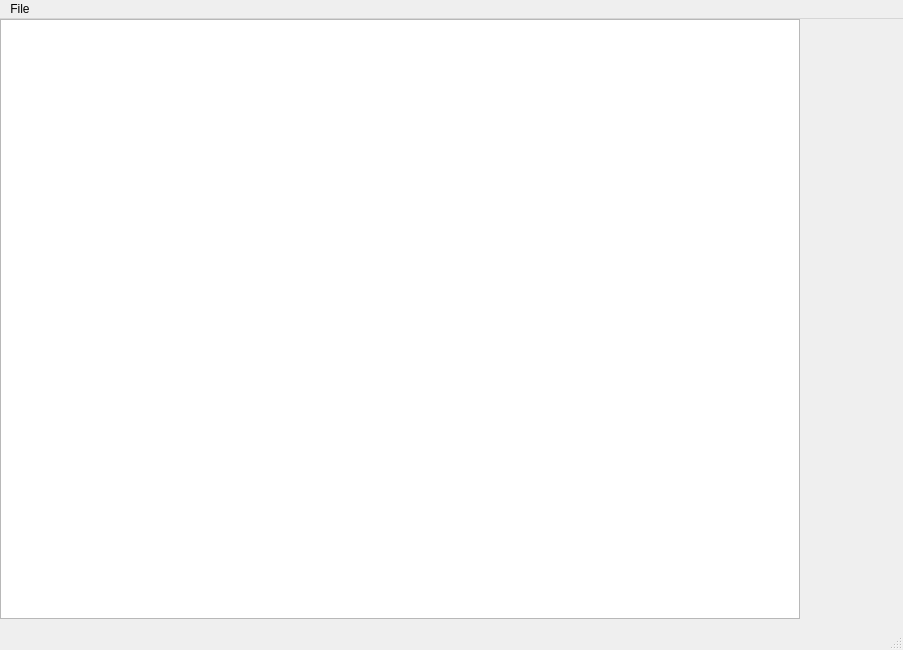
<?xml version="1.0" encoding="UTF-8"?>
<ui version="4.0">
 <class>ChartViewerWin</class>
 <widget class="QMainWindow" name="ChartViewerWin">
  <property name="geometry">
   <rect>
    <x>0</x>
    <y>0</y>
    <width>903</width>
    <height>650</height>
   </rect>
  </property>
  <property name="windowTitle">
   <string>MainWindow</string>
  </property>
  <widget class="QWidget" name="centralwidget">
   <widget class="QGraphicsView" name="graphicsView">
    <property name="geometry">
     <rect>
      <x>0</x>
      <y>0</y>
      <width>800</width>
      <height>600</height>
     </rect>
    </property>
    <property name="sizePolicy">
     <sizepolicy hsizetype="Maximum" vsizetype="Maximum">
      <horstretch>1</horstretch>
      <verstretch>1</verstretch>
     </sizepolicy>
    </property>
   </widget>
  </widget>
  <widget class="QMenuBar" name="menubar">
   <property name="geometry">
    <rect>
     <x>0</x>
     <y>0</y>
     <width>903</width>
     <height>22</height>
    </rect>
   </property>
   <widget class="QMenu" name="menuFile">
    <property name="title">
     <string>File</string>
    </property>
   </widget>
   <addaction name="menuFile"/>
  </widget>
  <widget class="QStatusBar" name="statusbar"/>
 </widget>
 <resources/>
 <connections/>
</ui>
